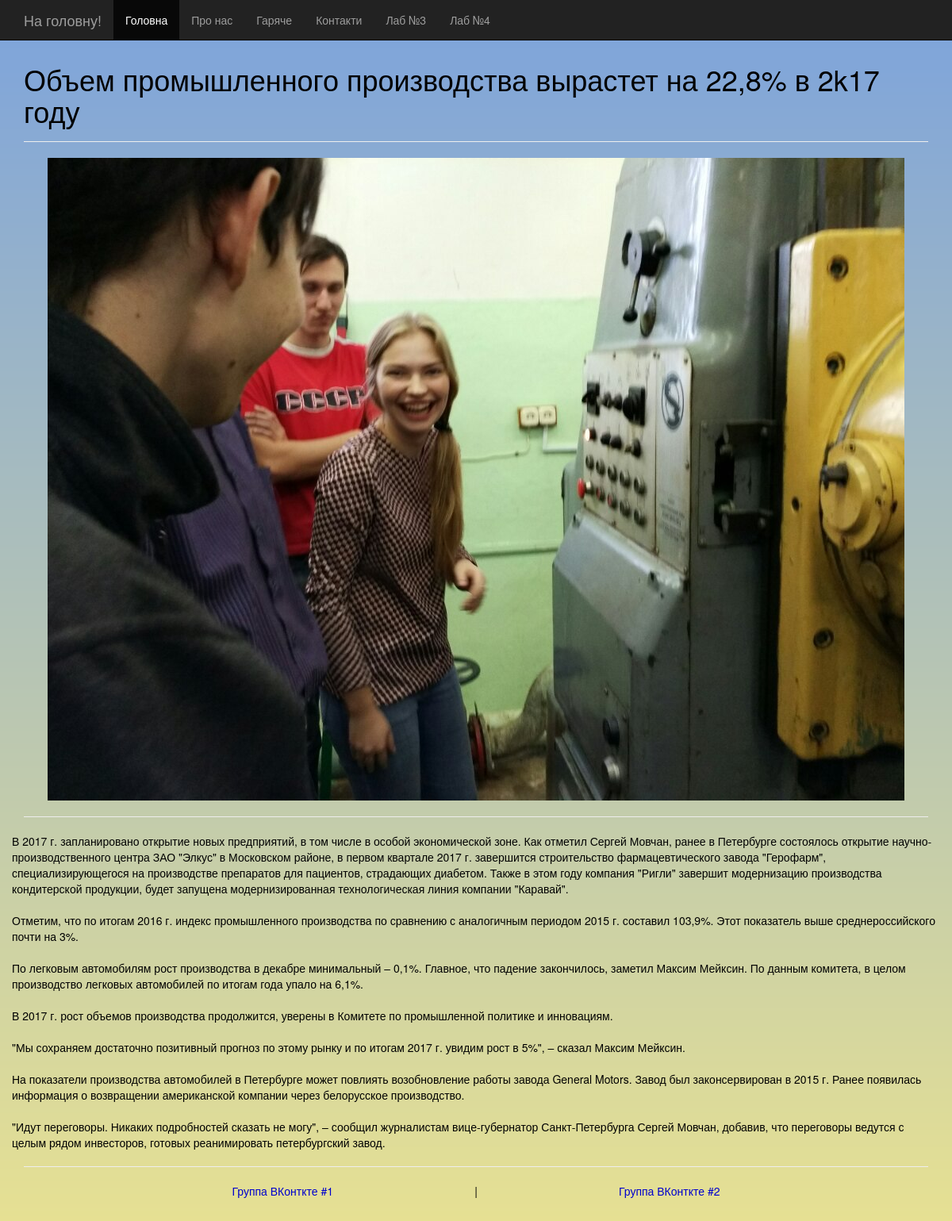
Page /post/12/ on the earlier database version.
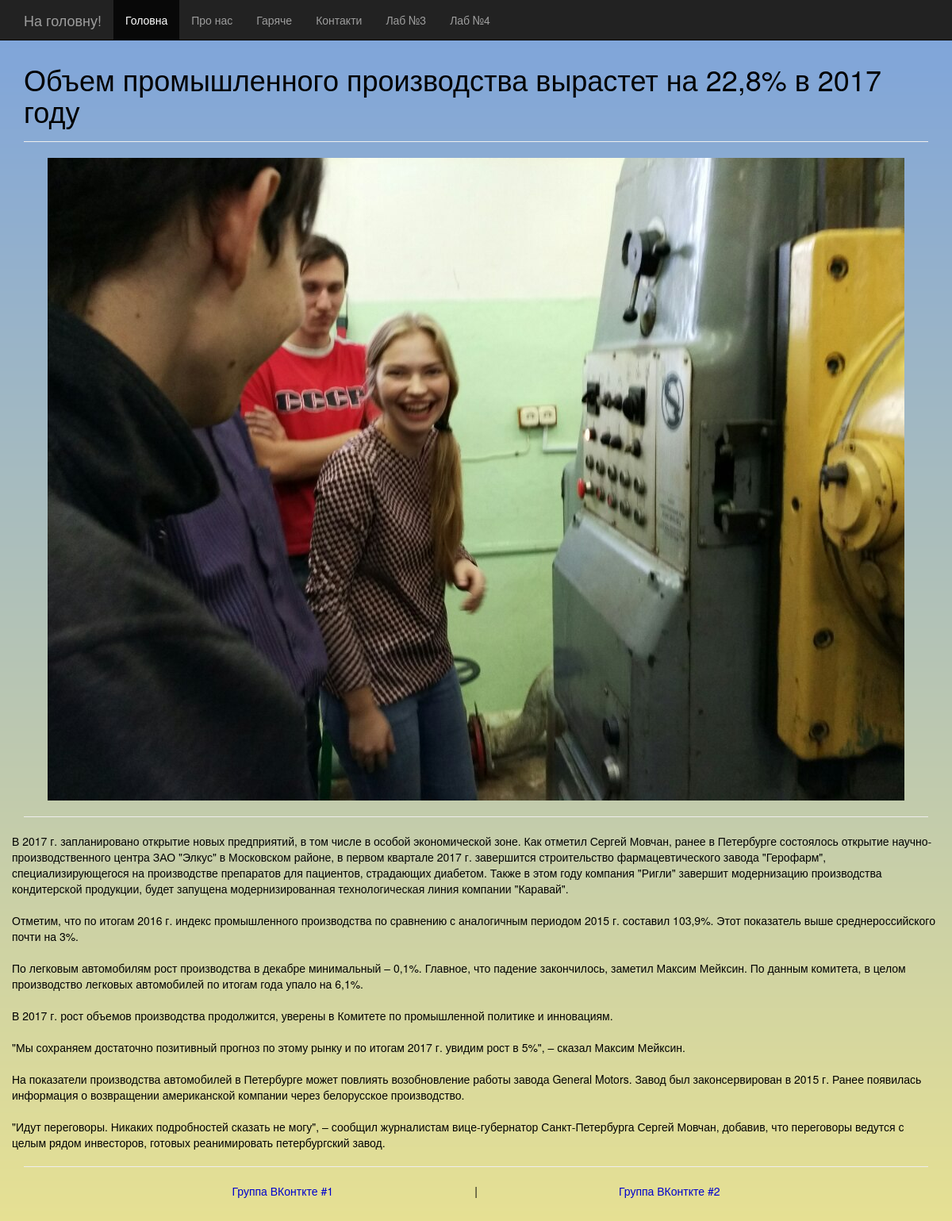
Same page on the later database version.
### blog/models.py (models this page shows, shortened)
class Post(models.Model):
    title = models.CharField(max_length=100)
    text = models.TextField(max_length=10000)
    pic = models.ImageField()

### blog/views.py (the view)
# urls.py: url(r'^post/(?P<post_id>[0-9]+)/$', show_post, name='post'),
def show_post(request, post_id):
    post = get_object_or_404(Post, id=post_id)
    return render(request, 'blog/post.html', {'post': post})

### blog/templates/blog/post.html (shortened to what this page needs)
{% extends 'blog/base.html' %}
{% block header %}
    {{ post.title }}
{% endblock %}
{% block content %}
    <div class="row">
        <img class="img-responsive center-block" src="{{ post.pic.url }}">
    </div>
    <hr>
    <div class="row">{{ post.text|linebreaksbr|urlize }}</div>
{% endblock %}

Differences in the rows shown:
changed Post: title "Объем промышленного производства вырастет на 22,8% в 2k17 году" → "Объем промышленного производства вырастет на 22,8% в 2017 году"
